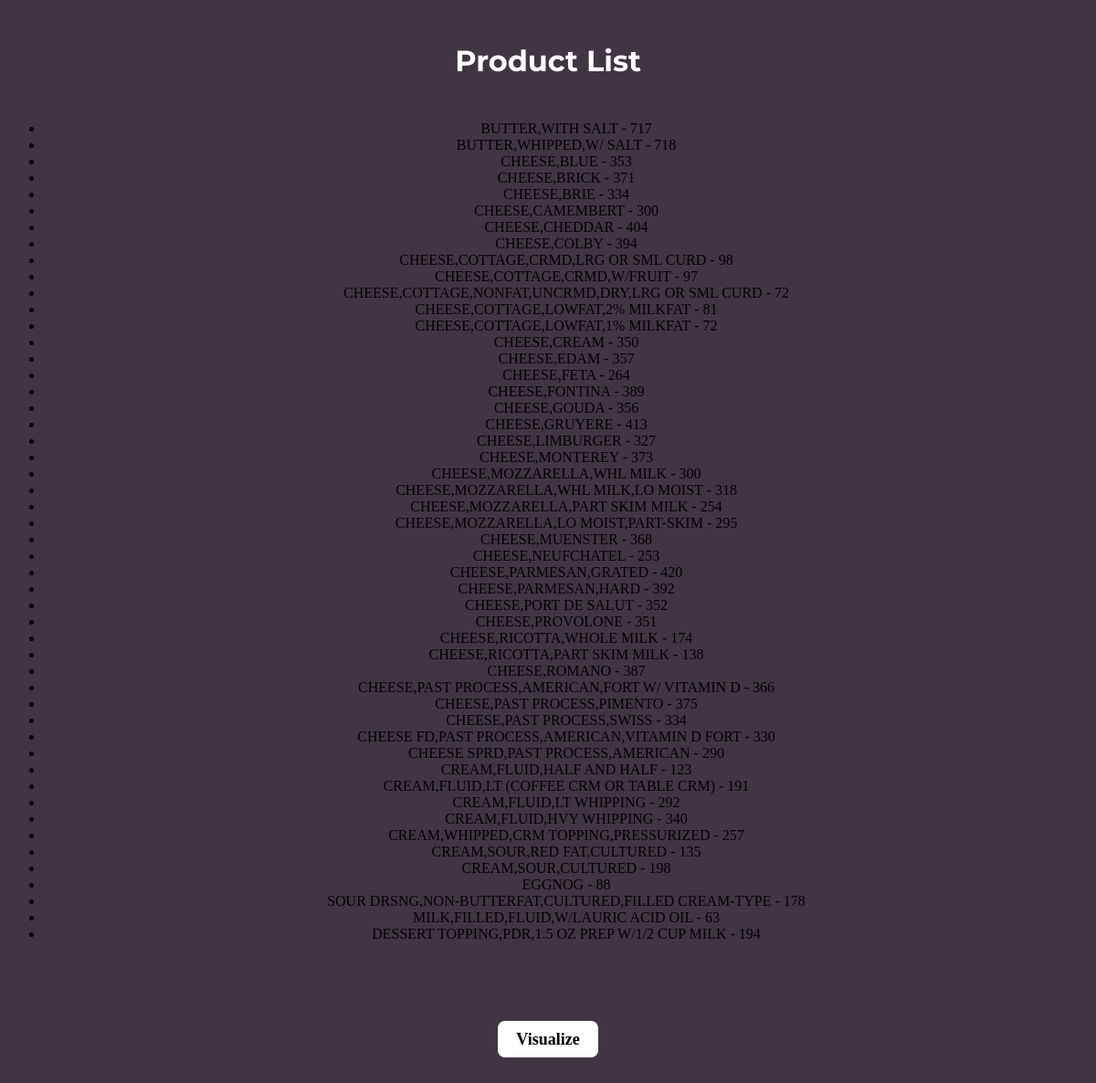
/calcart/home/title/cartlist/, run on an earlier commit of the app's database.
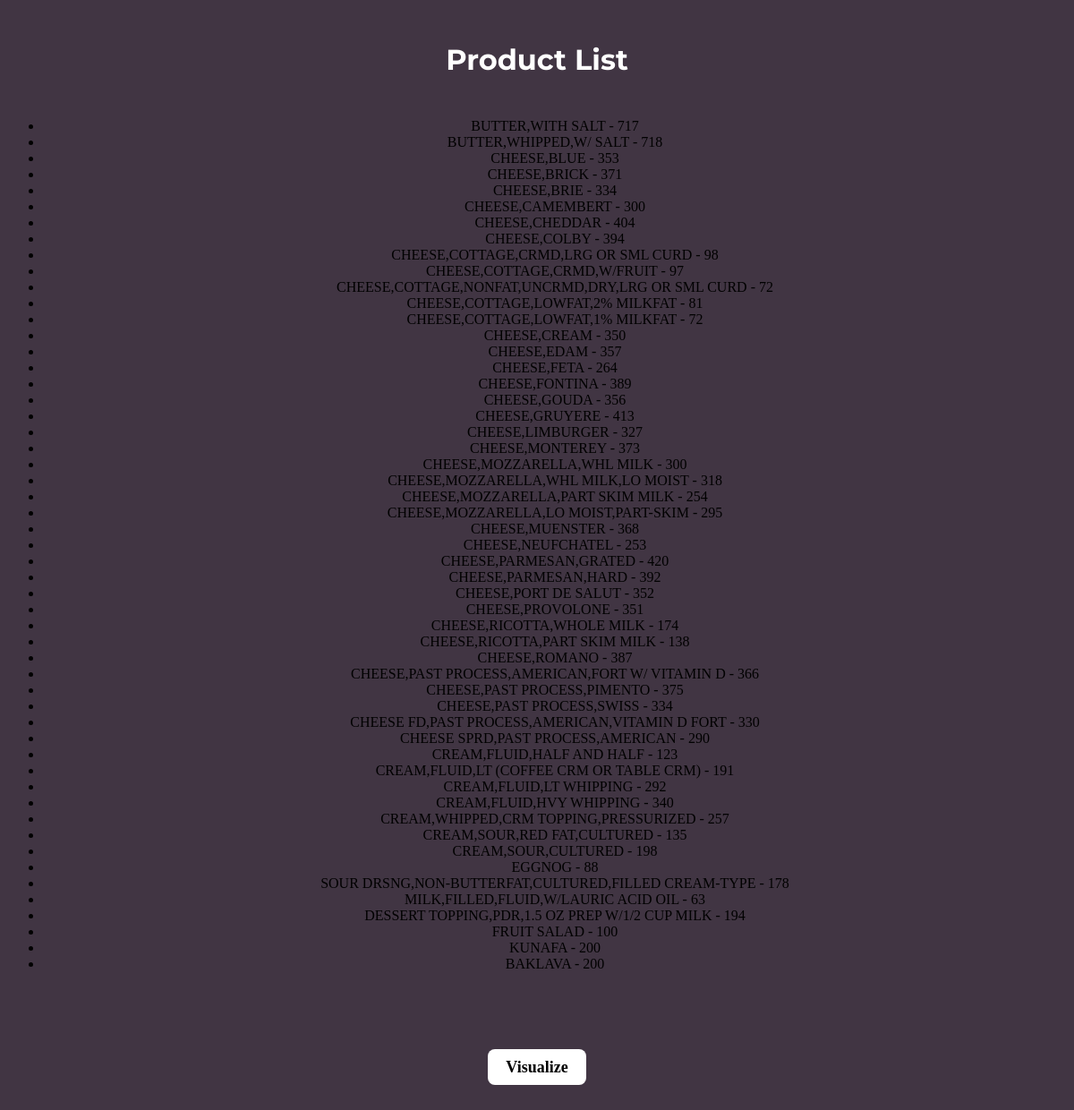
And on a later commit of the database.
### calcheck/models.py (models this page shows, shortened)
class Diary(models.Model):
    name = models.CharField(max_length=100)
    energy = models.IntegerField(null=True)
    protein = models.FloatField(null=True)
    carbs = models.FloatField(null=True)
    sugar = models.FloatField(null=True)
    calcium = models.IntegerField(null=True)
    potassium = models.IntegerField(null=True)
    sodium = models.IntegerField(null=True)
    fa_sat = models.FloatField(null=True)
    fa_mono = models.FloatField(null=True)
    fa_poly = models.FloatField(null=True)
    cholest = models.IntegerField(null=True)

### calcheck/views.py (the view)
# urls.py: path('home/title/cartlist/', ProductListView.as_view(), name='cartlist'),
class ProductListView(ListView):
    model = Diary
    template_name = 'cartlist.html'
    context_object_name = 'products'

### calcheck/templates/cartlist.html (shortened to what this page needs)
<!DOCTYPE html>
<html lang="en">
<head>
    {% load static %}
    <link rel="stylesheet" type="text/css" href="{% static 'css/style.css' %}">
</head>
<body>
<h2>Product List</h2>
<ul>
{% for product in products %}
    <li>{{ product.name }} - {{ product.energy }}</li>
{% empty %}
    <li>No products found.</li>
{% endfor %}
</ul>
<div class="middle">
<div class="contact-me">
        <a class="btn" href="results">Visualize</a>
</div>
</div>
</body>
</html>

### calcheck/static/css/style.css (style rules this page uses)
body { background-color: #413543; text-align: center; }
h2 { padding: 20px 0px; font-size: 2rem; font-family: 'Montserrat',sans-serif; color:white; font-weight: bold; }
.middle { padding: 80px 30px; margin: auto 20px; }
.btn { -webkit-border-radius: 8; -moz-border-radius: 8; border-radius: 8px; font-family: Georgia; color: black; font-weight: bold; font-size: 18px; background: #ffffff; padding: 10px 20px 10px 20px; text-decoration: none; }
a { color: #ac3a3a ; text-decoration: none; margin: 10px 10px; }

What changed in the data, as far as the page shows it:
added Diary: name "FRUIT SALAD", energy "100"
added Diary: name "KUNAFA", energy "200"
added Diary: name "BAKLAVA", energy "200"
